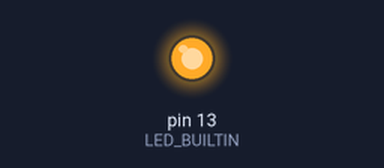
The sketch below on a simulated Arduino Uno, built with avr-gcc and run on an emulated ATmega328P. Parts: output pins drawn as LEDs (lit = HIGH).

Above: at 0.45 s.
At 4.7 s:
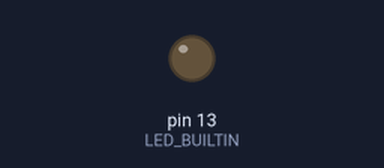
Timing chart, 0 to 6.6 s (numbered marks = the images above):
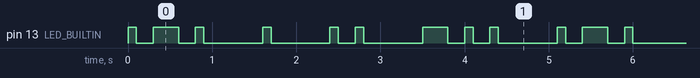

Measured:
- by itself, pin 13 (LED_BUILTIN): repeats every 5.1 s: LOW 0.20 s, HIGH 0.30 s, LOW 0.20 s, 2 × (HIGH 0.10 s, LOW 0.70 s), HIGH 0.10 s, LOW 0.20 s, HIGH 0.10 s, LOW 0.70 s, HIGH 0.30 s, 2 × (LOW 0.20 s, HIGH 0.10 s), LOW 0.70 s, HIGH 0.10 s
- by itself, everything shown: repeats every 5.1 s, in 18 steps

The sketch:

Blinker.ino
```cpp
#include <Arduino.h>

void setup()
{
    pinMode(LED_BUILTIN, OUTPUT);
}

void loop()
{
    // R
    dot();
    dash();
    dot();
    delay(500);
    // E
    dot();
    delay(500);
    // I
    dot();
    dot();
    delay(500);
    // D
    dash();
    dot();
    dot();
    delay(500);
}
void dash()
{
    digitalWrite(LED_BUILTIN, HIGH);
    delay(300);
    digitalWrite(LED_BUILTIN, LOW);
    delay(200);
}
void dot()
{
    digitalWrite(LED_BUILTIN, HIGH);
    delay(100);
    digitalWrite(LED_BUILTIN, LOW);
    delay(200);
}
```
